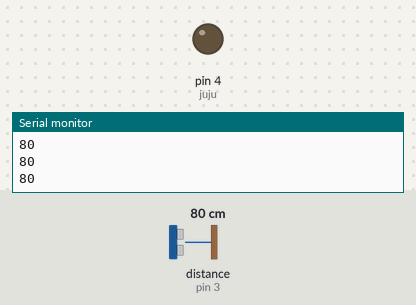
Recording of a sketch running on a simulated Arduino Uno, built with avr-gcc and run on an emulated ATmega328P. On the bench: output pins drawn as LEDs (lit = HIGH), the last lines printed to the serial monitor. Wiring (inferred from the names in the program): ultrasonic range finder: trigger pin 2; echo pin 3. Inputs (shaded band) come from the test bench; at power-on: distance to the obstacle (sensor on pin 3) 80 cm. The echo pulse lasts 58.3 µs per cm; pins used as bus, display or sensor lines are not drawn.

Above: at 1.2 s.
1.3 s: distance to the obstacle (sensor on pin 3) set to 12 cm
2.8 s: distance to the obstacle (sensor on pin 3) set to 9 cm
At 4.1 s:
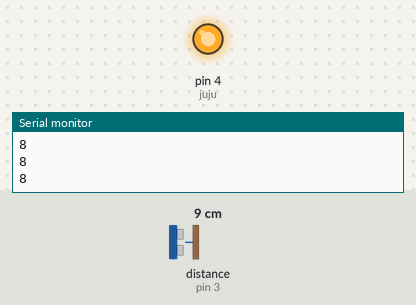
4.4 s: distance to the obstacle (sensor on pin 3) set to 18 cm
At 4.8 s:
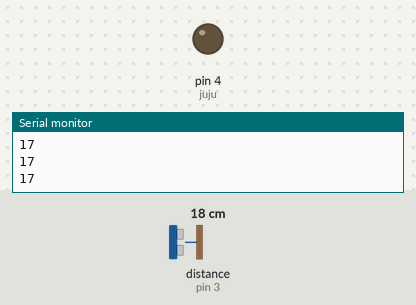
6.0 s: distance to the obstacle (sensor on pin 3) set to 2 cm
At 7.0 s:
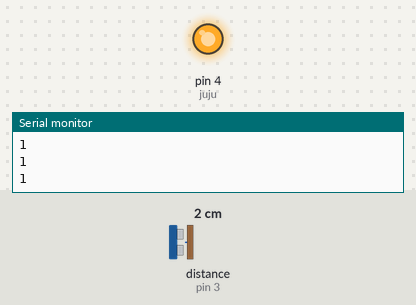
Timing chart, 0 to 8.6 s (numbered marks = the images above; inputs shaded):
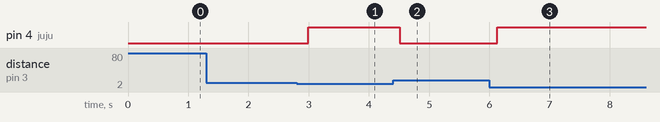

Measured:
- the behaviour switches between 11 and 10 cm on distance to the obstacle (sensor on pin 3) (found by bisection; images 0 and 1)
- after the input at 2.8 s, pin 4 (juju): LOW → HIGH after 0.19 s
- after the input at 4.4 s, pin 4 (juju): HIGH → LOW after 0.11 s
- after the input at 6.0 s, pin 4 (juju): LOW → HIGH after 0.13 s

The sketch:

para_musicas.ino
```cpp
/* dudu do joe */
const int trigger = 2;
const int echo = 3;
const int juju = 4;

void setup() {
  pinMode(trigger, OUTPUT);
  pinMode(echo, INPUT);
  pinMode(juju, OUTPUT);
  Serial.begin(9600);
}

int distance (){
  int dist;

  digitalWrite(trigger, HIGH);
  delayMicroseconds(10);
  digitalWrite(trigger, LOW);
  dist = pulseIn(echo, HIGH)/58;
  delay(100);
  return dist;
}


void loop() {
  int dist = distance();
  Serial.println(dist);
  if (dist < 10) digitalWrite(juju, HIGH);
  else digitalWrite(juju, LOW);
}
```
